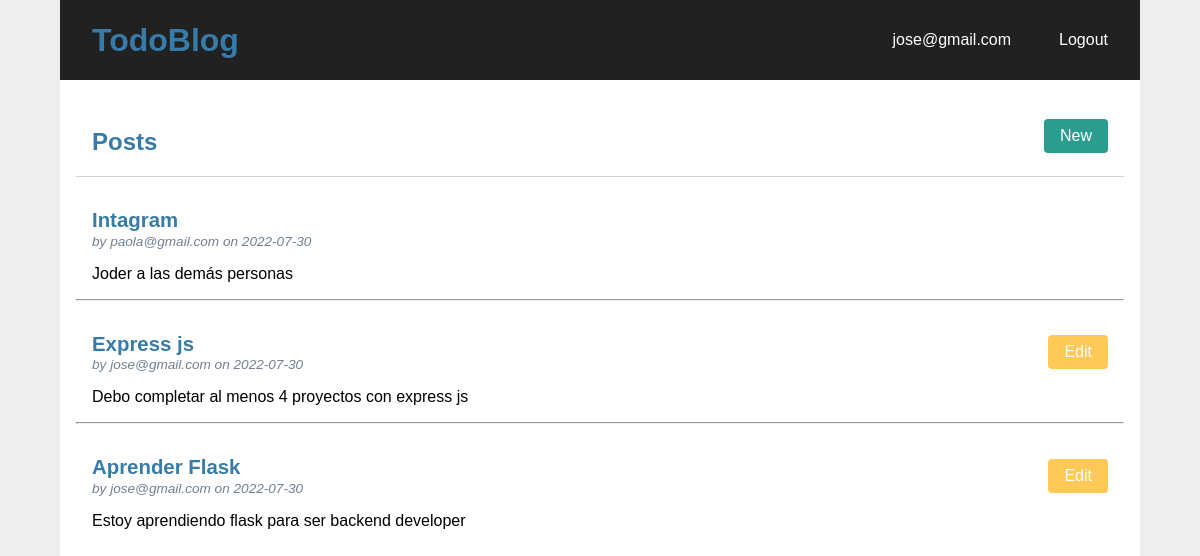
Screenshot of / (signed in) with the database file from the repository.
### tables this page shows
CREATE TABLE user (
    id INTEGER PRIMARY KEY AUTOINCREMENT,
    first_name TEXT NOT NULL,
    last_name TEXT NOT NULL,
    username TEXT UNIQUE NOT NULL,
    password TEXT NOT NULL
);

CREATE TABLE post (
    id INTEGER PRIMARY KEY AUTOINCREMENT,
    author_id INTEGER NOT NULL,
    created TIMESTAMP NOT NULL DEFAULT CURRENT_TIMESTAMP,
    title TEXT NOT NULL,
    body TEXT NOT NULL,
    FOREIGN KEY (author_id) REFERENCES user (id)
);

### flaskr/blog.py (the view)
@bp.route('/')
def index():
    db = get_db()
    posts = db.execute(
        'SELECT p.id, title, body, created, author_id, username'
        ' FROM post p JOIN user u ON p.author_id = u.id'
        ' ORDER BY created DESC'
    ).fetchall()
    return render_template('blog/index.html', posts=posts)

### flaskr/auth.py (called while the page is built)
@bp.before_app_request
def load_logged_in_user():
    user_id = session.get('user_id')
    if user_id is None:
        g.user = None
    else:
        g.user = get_db().execute(
            'SELECT * FROM user WHERE id = ?', (user_id,)
        ).fetchone()

### flaskr/db.py (called while the page is built)
def get_db():
    if 'db' not in g:
        g.db = sqlite3.connect(
            current_app.config['DATABASE'],
            detect_types=sqlite3.PARSE_DECLTYPES
        )
        g.db.row_factory = sqlite3.Row
    return g.db

### flaskr/templates/blog/index.html
{% extends 'base.html' %}
{% block header %}
  <div class="header_post">
  <h1>{% block title %}Posts{% endblock %}</h1>
  {% if g.user %}
  <a class="action create" href="{{ url_for('blog.create') }}">New</a>
  {% endif %}
  </div>
{% endblock %}
{% block content %}
  {% for post in posts %}
    <article class="post">
      <header>
        <div class="row">
          <div>
            <h1>{{ post['title'] }}</h1>
            <div class="about">
              by {{ post['username'] }} on {{ post['created'].strftime('%Y-%m-%d') }}
            </div>
          </div>
          {% if g.user['id'] == post['author_id'] %}
          <a class="action" href="{{ url_for('blog.update', id=post['id']) }}">Edit</a>
          {% endif %}
        </div>
      </header>
      <p class="body">{{ post['body'] }}</p>
    </article>
    {% if not loop.last %}
      <hr>
    {% endif %}
  {% endfor %}
{% endblock %}

### flaskr/templates/base.html (shortened to what this page needs)
<!doctype html>
<link rel="stylesheet" href="{{ url_for('static', filename='app.css') }}">
<div class="container">
  <header class="header">
    <h1 class="logo_container"><a class="logo" href="{{ url_for('blog.index')  }}">TodoBlog</a></h1>
    <nav class="menu">
      <ul>
        {% if g.user %}
        <li><span>{{ g.user['username'] }}</span></li>
        <li><a href="{{ url_for('auth.logout') }}">Logout</a></li>
        {% else %}
        <li><a href="{{ url_for('auth.register') }}">Register</a></li>
        <li><a href="{{ url_for('auth.login') }}">Login</a></li>
        {% endif %}
      </ul>
    </nav>
  </header>
  <section class="content">
    <header>
      {% block header %}{% endblock %}
    </header>
    {% block content %}{% endblock %}
  </section>
</div>

### flaskr/static/app.css (style rules this page uses)
* { box-sizing: border-box; margin: 0; padding: 0; }
h1, h2 { font-family: Arial; color: #377ba8; }
p, a { font-family: Arial; font-size: 1rem; }
a { text-decoration: none; color: #FFF; padding: .6rem 1rem; }
.logo { text-decoration: none; color: #377ba8; }
.container { width: 100%; max-width: 1080px; margin: 0 auto; background-color: #ffffff; height: 100vh; }
.header { background-color: #212121; width: 100%; height: 80px; padding: 0 1rem; color: #FFF; display: flex; justify-content: space-between; align-items: center; }
.logo_container { font-size: 2rem; font-weight: bold; }
.logo { font-size: 2rem; }
.menu ul { width: 100%; height: 80px; list-style: none; display: flex; justify-content: space-between; align-items: center; }
.menu li { margin-left: 2rem; }
.content { padding: 1rem; }
.content > header { border-bottom: 1px solid lightgray; display: flex; align-items: flex-end; }
.content > header h1 { flex: auto; margin: 1rem 0 0.25rem 0; }
.post { margin-top: 1rem; padding: 1rem; }
.post > header { display: flex; align-items: flex-end; font-size: 0.85em; }
.post > header > div:first-of-type { flex: auto; }
.post > header h1 { font-size: 1.5em; margin-bottom: .1rem; }
.post .about { color: slategray; font-style: italic; }
.post .body { white-space: pre-line; margin-top: 1rem; }
.content:last-child { margin-bottom: 0; }
.action { text-decoration: none; padding: .5rem 1rem; background: #ffc857; color: #ffffff; border-radius: .25rem; font-size: 1rem; }
.header_post { width: 100%; margin: 1rem; display: flex; justify-content: space-around; align-items: center; }
.row { width: 100%; display: flex; justify-content: space-between; align-items: center; }
.create { background-color: #2A9D8F; }

### rows the page displays
user: user.username "jose@gmail.com"
post: title "Intagram", username "paola@gmail.com", created "2022-07-30", body "Joder a las demás personas"
post: title "Express js", username "jose@gmail.com", created "2022-07-30", body "Debo completar al menos 4 proyectos con express js"
post: title "Aprender Flask", username "jose@gmail.com", created "2022-07-30", body "Estoy aprendiendo flask para ser backend developer"
